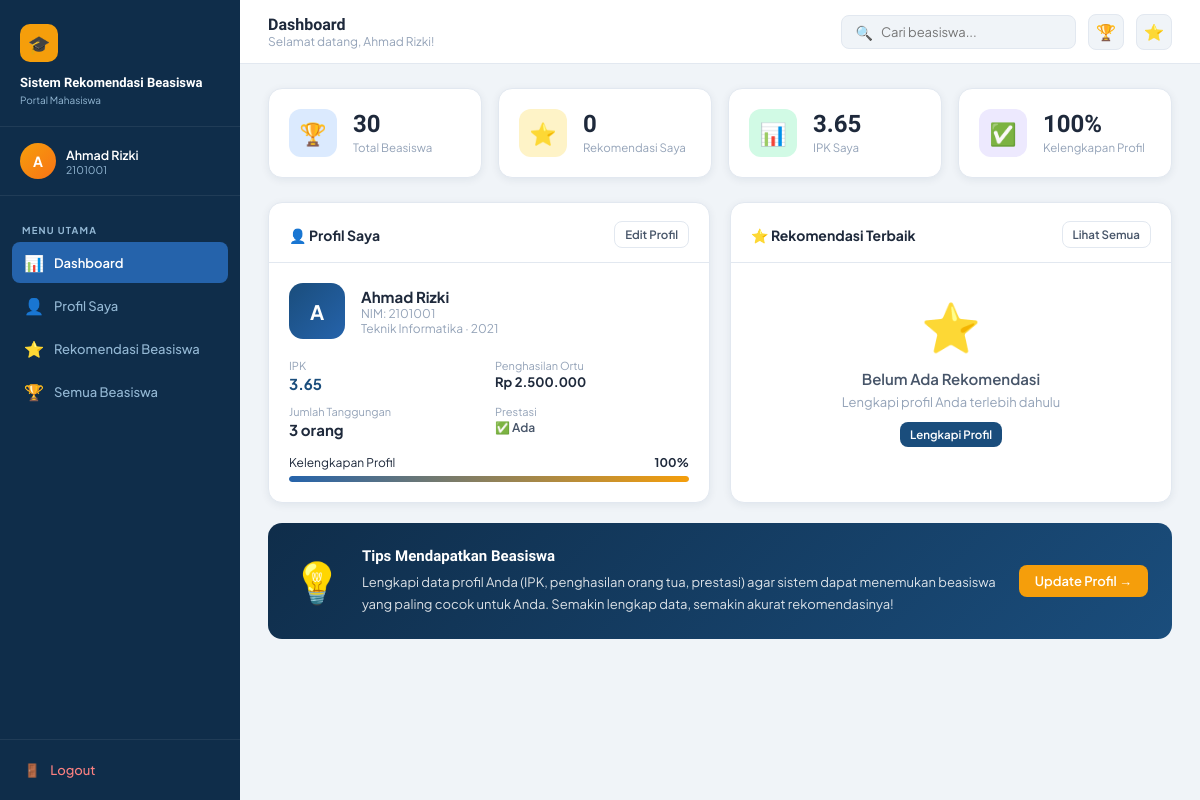
/dashboard.php (signed in), run on the app's committed database.
### tables this page shows
CREATE TABLE IF NOT EXISTS mahasiswa (
    id_mahasiswa INT AUTO_INCREMENT PRIMARY KEY,
    nim VARCHAR(20) NOT NULL UNIQUE,
    nama VARCHAR(100) NOT NULL,
    jurusan VARCHAR(100),
    angkatan YEAR,
    ipk DECIMAL(3,2) DEFAULT 0.00,
    penghasilan_orangtua DECIMAL(15,2) DEFAULT 0,
    jumlah_tanggungan INT DEFAULT 0,
    prestasi TEXT,
    aktif_organisasi ENUM('ya','tidak') DEFAULT 'tidak',
    skor_toefl INT DEFAULT 0,
    skor_ielts DECIMAL(3,1) DEFAULT 0.0,
    username_mhs VARCHAR(50) NOT NULL UNIQUE,
    password_mhs VARCHAR(255) NOT NULL,
    created_at TIMESTAMP DEFAULT CURRENT_TIMESTAMP,
    updated_at TIMESTAMP DEFAULT CURRENT_TIMESTAMP ON UPDATE CURRENT_TIMESTAMP
);

### config.php (called while the page is built, shortened)
<?php
function formatRupiah($angka) {
    return 'Rp ' . number_format($angka, 0, ',', '.');
}
?>

### dashboard.php (the view, shortened to what this page needs)
<?php
require_once 'config.php';
$mhs_id = $_SESSION['mahasiswa_id'];
$mhs = $conn->query("SELECT * FROM mahasiswa WHERE id_mahasiswa=$mhs_id")->fetch_assoc();
$total_rekomen = $conn->query("SELECT COUNT(*) as c FROM rekomendasi_beasiswa WHERE id_mahasiswa=$mhs_id")->fetch_assoc()['c'];
$total_beasiswa = $conn->query("SELECT COUNT(*) as c FROM beasiswa")->fetch_assoc()['c'];
$rekomen_list = $conn->query("
    SELECT rb.*, b.nama_beasiswa, b.penyelenggara, b.nominal, b.kuota
    FROM rekomendasi_beasiswa rb
    JOIN beasiswa b ON rb.id_beasiswa = b.id_beasiswa
    WHERE rb.id_mahasiswa = $mhs_id
    ORDER BY rb.skor_kecocokan DESC
    LIMIT 3
");
$filled = 0;
$fields = ['nim','nama','jurusan','angkatan','ipk','penghasilan_orangtua','jumlah_tanggungan'];
foreach ($fields as $f) { if (!empty($mhs[$f])) $filled++; }
$completeness = round(($filled / count($fields)) * 100);
?>
<!DOCTYPE html>
<html lang="id">
<head>
<link rel="stylesheet" href="style.css">
</head>
<body>
<div class="app-wrapper">
  <?php include 'sidebar_mhs.php'; ?>
  <div class="main-content">
    <div class="topbar">
      <div class="topbar-left">
        <h1>Dashboard</h1>
        <p>Selamat datang, <?= htmlspecialchars($mhs['nama']) ?>!</p>
      </div>
      <div class="topbar-right">
        <div class="topbar-search">
          <span>🔍</span>
          <input type="text" placeholder="Cari beasiswa...">
        </div>
        <a href="beasiswa.php" class="notif-btn" title="Semua Beasiswa">🏆</a>
        <a href="rekomendasi.php" class="notif-btn" title="Rekomendasi">⭐</a>
      </div>
    </div>
    <div class="page-content">
      <div class="stats-grid">
        <div class="stat-card">
          <div class="stat-icon blue">🏆</div>
          <div class="stat-info">
            <div class="value"><?= $total_beasiswa ?></div>
            <div class="label">Total Beasiswa</div>
          </div>
        </div>
        <div class="stat-card">
          <div class="stat-icon amber">⭐</div>
          <div class="stat-info">
            <div class="value"><?= $total_rekomen ?></div>
            <div class="label">Rekomendasi Saya</div>
          </div>
        </div>
        <div class="stat-card">
          <div class="stat-icon green">📊</div>
          <div class="stat-info">
            <div class="value"><?= number_format($mhs['ipk'], 2) ?></div>
            <div class="label">IPK Saya</div>
          </div>
        </div>
        <div class="stat-card">
          <div class="stat-icon purple">✅</div>
          <div class="stat-info">
            <div class="value"><?= $completeness ?>%</div>
            <div class="label">Kelengkapan Profil</div>
          </div>
        </div>
      </div>
      <div class="grid-2" style="gap:20px">
        <div class="card">
          <div class="card-header">
            <h3>👤 Profil Saya</h3>
            <a href="profil.php" class="btn btn-outline btn-sm">Edit Profil</a>
          </div>
          <div class="card-body">
            <div style="display:flex;align-items:center;gap:16px;margin-bottom:20px">
              <div class="user-avatar" style="width:56px;height:56px;font-size:20px;border-radius:14px;background:linear-gradient(135deg,#1a4d7c,#2563ab)">
                <?= strtoupper(substr($mhs['nama'], 0, 1)) ?>
              </div>
              <div>
                <div style="font-weight:700;font-size:15px"><?= htmlspecialchars($mhs['nama']) ?></div>
                <div style="color:var(--text-light);font-size:12px">NIM: <?= $mhs['nim'] ?></div>
                <div style="color:var(--text-light);font-size:12px"><?= htmlspecialchars($mhs['jurusan']) ?> · <?= $mhs['angkatan'] ?></div>
              </div>
            </div>
            <div style="display:grid;grid-template-columns:1fr 1fr;gap:12px">
              <div>
                <div style="font-size:11px;color:var(--text-light);margin-bottom:2px">IPK</div>
                <div style="font-weight:700;font-size:15px;color:var(--primary)"><?= number_format($mhs['ipk'],2) ?></div>
              </div>
              <div>
                <div style="font-size:11px;color:var(--text-light);margin-bottom:2px">Penghasilan Ortu</div>
                <div style="font-weight:700;font-size:13px"><?= formatRupiah($mhs['penghasilan_orangtua']) ?></div>
              </div>
              <div>
                <div style="font-size:11px;color:var(--text-light);margin-bottom:2px">Jumlah Tanggungan</div>
                <div style="font-weight:700;font-size:15px"><?= $mhs['jumlah_tanggungan'] ?> orang</div>
              </div>
              <div>
                <div style="font-size:11px;color:var(--text-light);margin-bottom:2px">Prestasi</div>
                <div style="font-weight:600;font-size:12px;color:var(--text-mid)"><?= !empty($mhs['prestasi']) ? '✅ Ada' : '❌ Belum ada' ?></div>
              </div>
            </div>
            <div style="margin-top:16px">
              <div style="display:flex;justify-content:space-between;font-size:12px;margin-bottom:4px">
                <span>Kelengkapan Profil</span>
                <span style="font-weight:700"><?= $completeness ?>%</span>
              </div>
              <div class="progress-bar">
                <div class="progress-fill" style="width:<?= $completeness ?>%"></div>
              </div>
            </div>
          </div>
        </div>
        <div class="card">
          <div class="card-header">
            <h3>⭐ Rekomendasi Terbaik</h3>
            <a href="rekomendasi.php" class="btn btn-outline btn-sm">Lihat Semua</a>
          </div>
          <div class="card-body" style="padding:0">
            <?php if ($rekomen_list->num_rows > 0): ?>
            <?php while ($r = $rekomen_list->fetch_assoc()): ?>
            <div style="padding:14px 20px;border-bottom:1px solid var(--border);display:flex;align-items:center;gap:14px">
              <div style="width:44px;height:44px;border-radius:10px;background:linear-gradient(135deg,var(--primary-dark),var(--primary));display:flex;align-items:center;justify-content:center;color:white;font-weight:800;font-size:13px;flex-shrink:0">
                <?= round($r['skor_kecocokan']) ?>%
              </div>
              <div style="flex:1;min-width:0">
                <div style="font-weight:600;font-size:13px;white-space:nowrap;overflow:hidden;text-overflow:ellipsis">
                  <?= htmlspecialchars($r['nama_beasiswa']) ?>
                </div>
                <div style="font-size:11.5px;color:var(--text-light)"><?= htmlspecialchars($r['penyelenggara']) ?></div>
                <div style="font-size:11.5px;color:var(--accent2);font-weight:600;margin-top:2px"><?= formatRupiah($r['nominal']) ?>/bln</div>
              </div>
              <span class="badge <?= $r['skor_kecocokan'] >= 80 ? 'badge-green' : ($r['skor_kecocokan'] >= 60 ? 'badge-blue' : 'badge-amber') ?>">
                <?= $r['skor_kecocokan'] >= 80 ? '🎯 Cocok' : ($r['skor_kecocokan'] >= 60 ? '👍 Sesuai' : '🔍 Cek') ?>
              </span>
            </div>
            <?php endwhile; ?>
            <?php else: ?>
            <div class="empty-state" style="padding:32px">
              <div class="icon">⭐</div>
              <h3>Belum Ada Rekomendasi</h3>
              <p>Lengkapi profil Anda terlebih dahulu</p>
              <a href="profil.php" class="btn btn-primary btn-sm" style="margin-top:12px">Lengkapi Profil</a>
            </div>
            <?php endif; ?>
          </div>
        </div>
      </div>
      <div style="margin-top:20px;background:linear-gradient(135deg,var(--primary-dark),var(--primary));border-radius:var(--radius);padding:24px;color:white;display:flex;align-items:center;gap:20px">
        <div style="font-size:40px">💡</div>
        <div>
          <div style="font-family:'Sora',sans-serif;font-weight:700;font-size:15px;margin-bottom:6px">Tips Mendapatkan Beasiswa</div>
          <div style="font-size:13px;opacity:0.85;line-height:1.7">
            Lengkapi data profil Anda (IPK, penghasilan orang tua, prestasi) agar sistem dapat menemukan beasiswa yang paling cocok untuk Anda. Semakin lengkap data, semakin akurat rekomendasinya!
          </div>
        </div>
        <a href="profil.php" class="btn btn-accent" style="white-space:nowrap;margin-left:auto">Update Profil →</a>
      </div>
    </div>
  </div>
</div>
</body>
</html>

### data on the page
mahasiswa: nama "Ahmad Rizki", ipk "3.65", nama "A", nim "2101001", jurusan "Teknik Informatika", angkatan "2021", penghasilan_orangtua "Rp 2.500.000", jumlah_tanggungan "3"

### other printed values
substr($_SESSION['mahasiswa_nama'], 0, 1) "A"
$_SESSION['mahasiswa_nama'] "Ahmad Rizki"
$_SESSION['mahasiswa_nim'] "2101001"
$total_beasiswa "30"
$total_rekomen "0"
$completeness "100"
